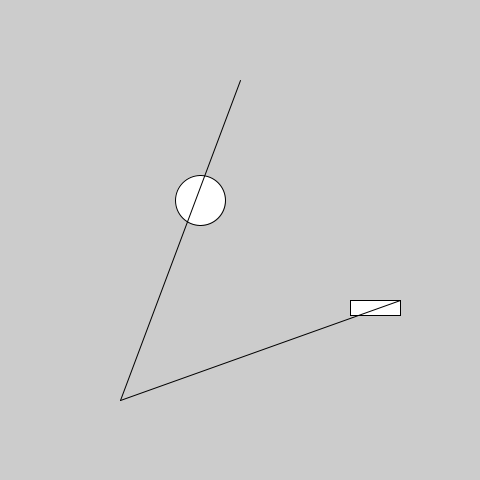
Frame 1 (no input)
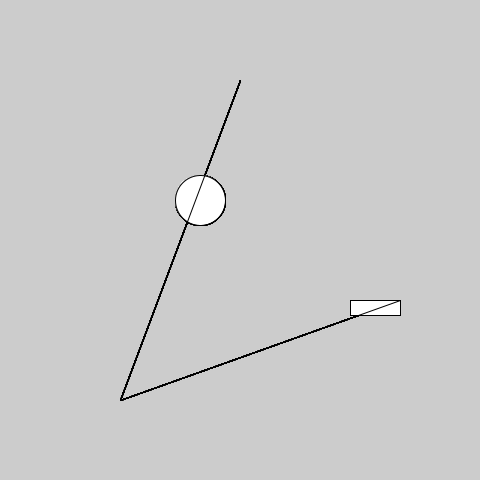
Frame 60 (the mouse pressed at the canvas centre just before this capture)
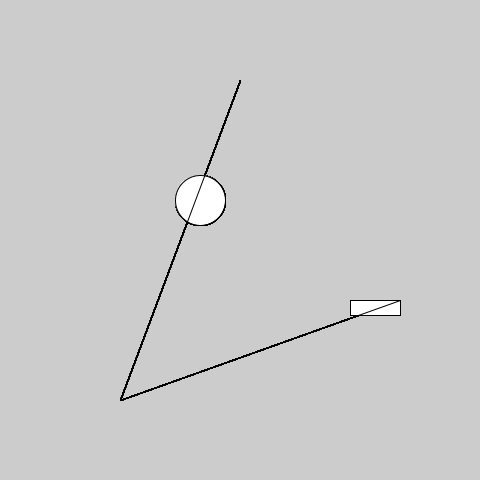
Frame 120 (the mouse held since frame 60 and released just before this capture)

The Processing sketch that drew these frames (run headless with seeded random() and noise(); from frame 60 on, the mouse is pressed at the canvas centre):

// Processing sketch: processing_111569
// ── processing_111569.pde

void setup() {
  size(480,480);
  smooth();
}

void draw(){
ellipse(200,200,50,50);
line(240,80,120,400);
rect(350,300,50,15);
line(120,400,400,300);



}
